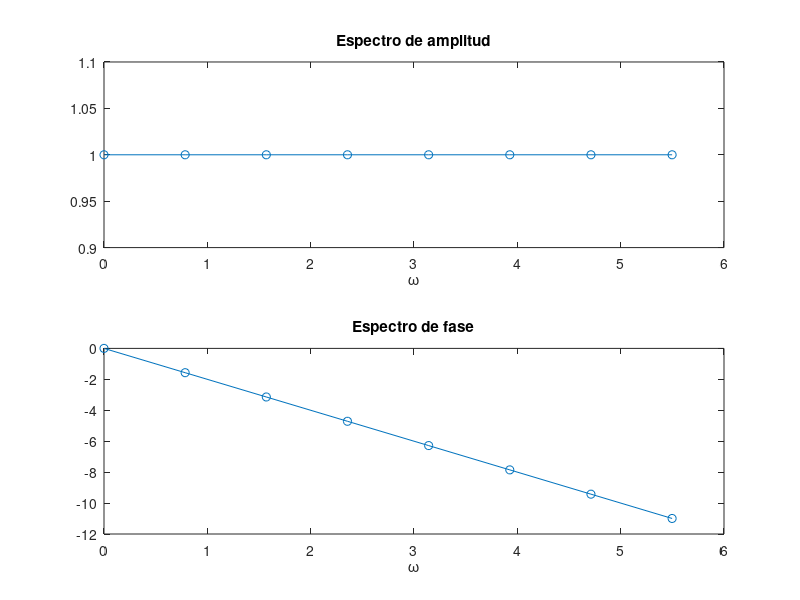

Reproduce this figure in MATLAB.
x=[0 0 1 zeros(1,5)];
X=fft(x);
N=length(X);
w=[0:2*pi/N:2*pi/N*(N-1)];
subplot(2,1,1);
%%
% 
%  PREFORMATTED
%  TEXT
% 
plot(w, abs(X),'o-');
title('Espectro de amplitud');
xlabel('\omega');
subplot(2,1,2);
plot(w, unwrap(angle(X)),'o-');
title('Espectro de fase');
xlabel('\omega')